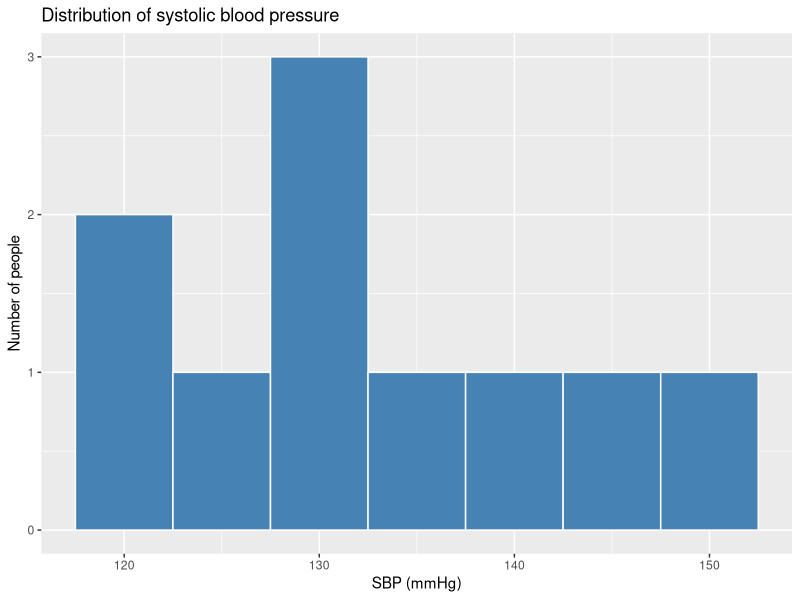
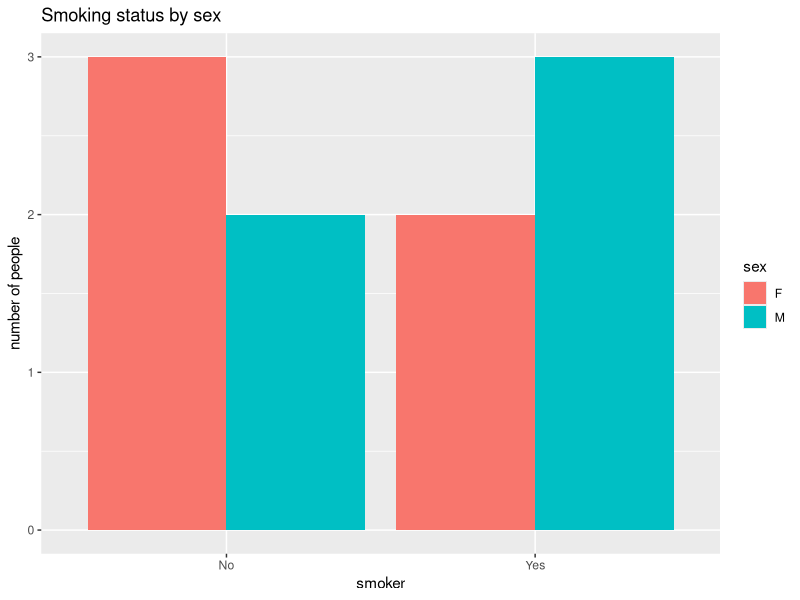
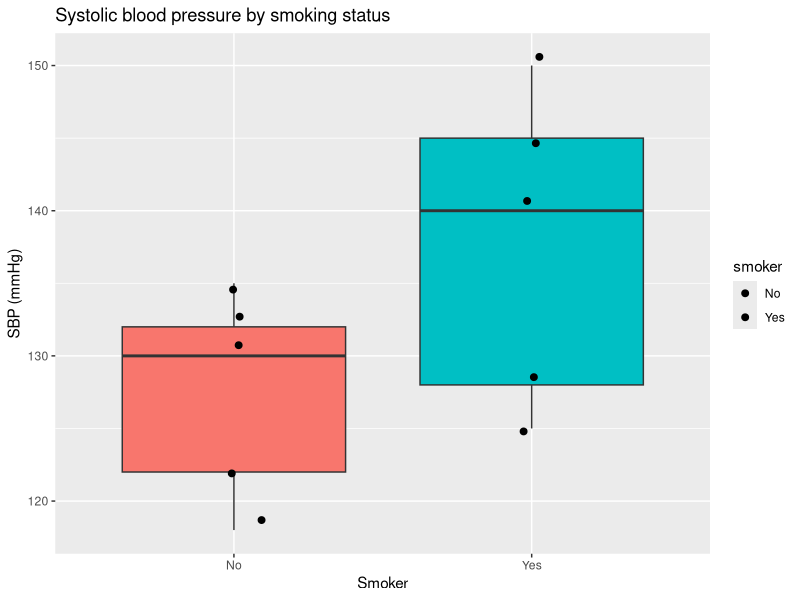
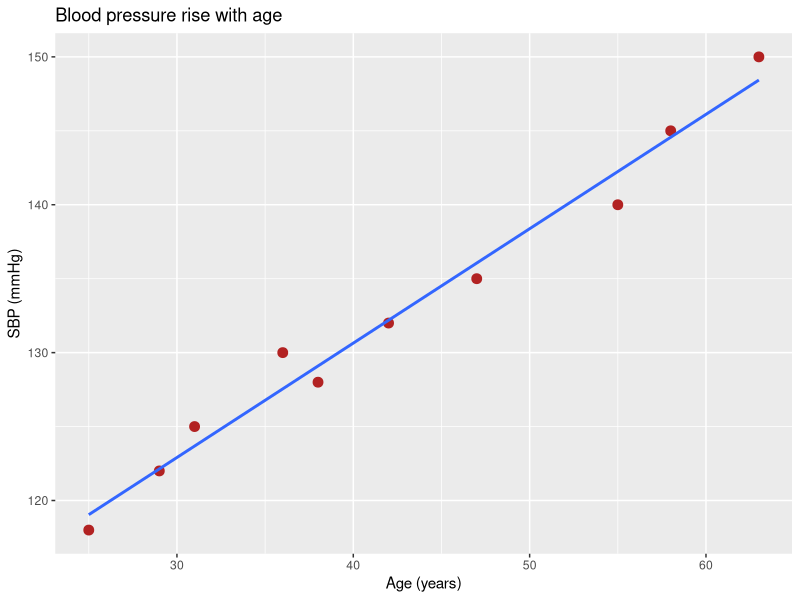
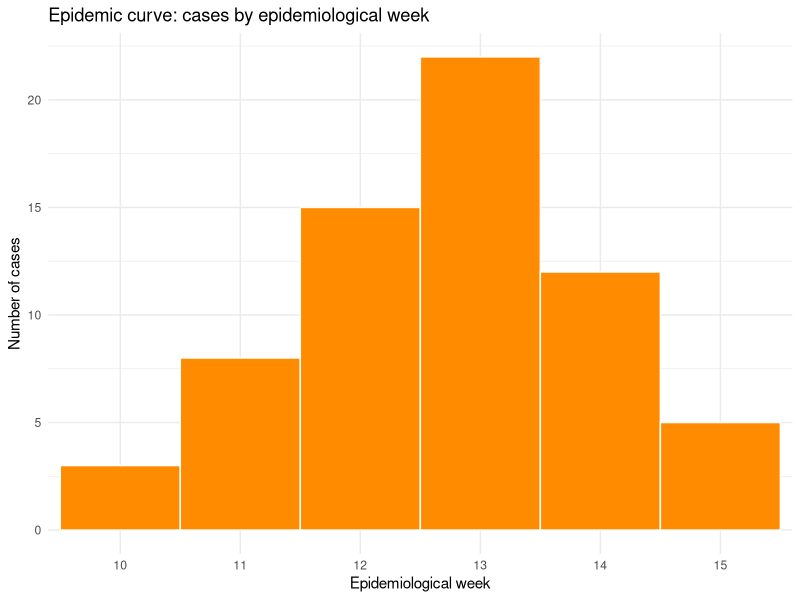
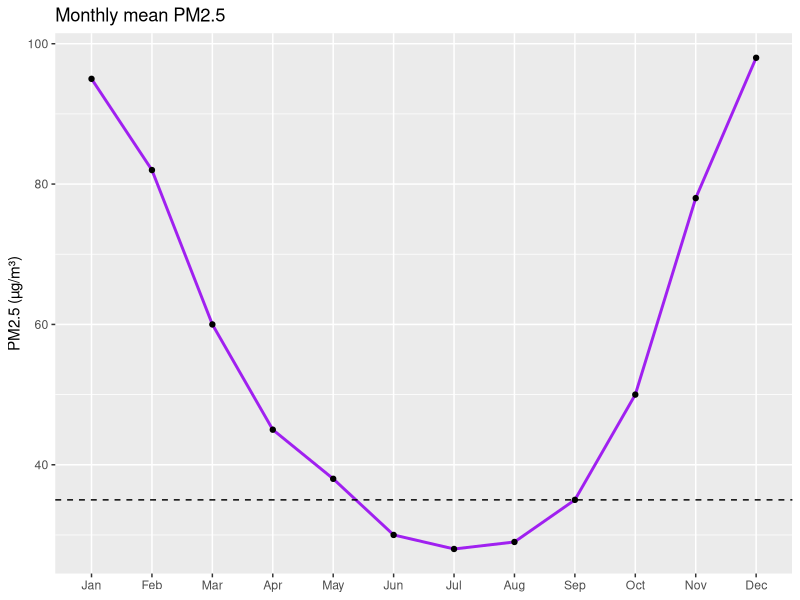
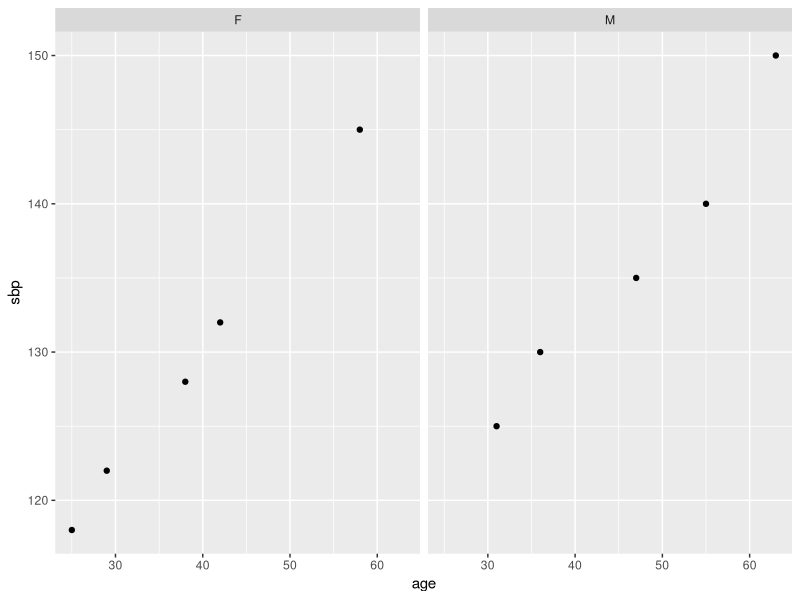
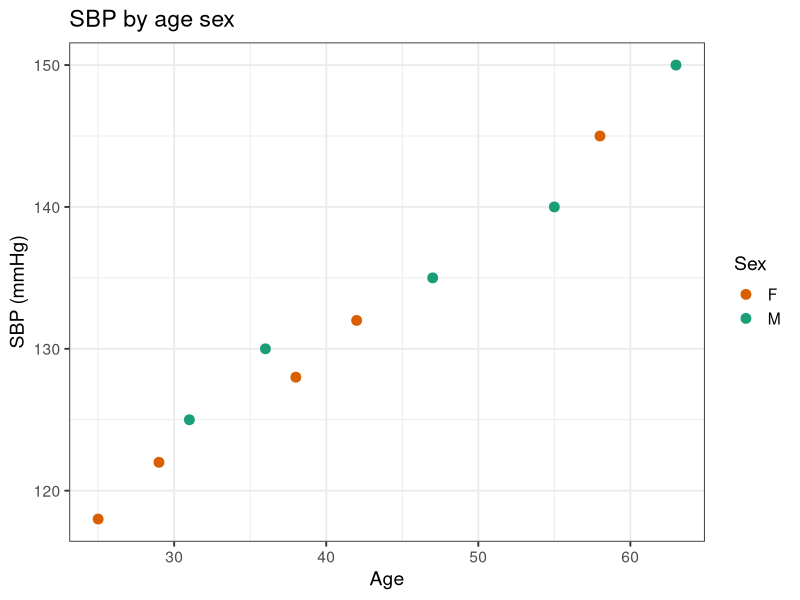

Generate these figures, in order, with R:
# install packages if not yet done
# install.packages("tidyverse")
library(tidyverse)

# 8.1 define practice dataset
bp <- tibble(
  id     = 1:10,
  age    = c(25, 31, 42, 55, 38, 63, 29, 47, 58, 36),
  sex    = c("F", "M", "F", "M", "F", "M", "F", "M", "F", "M"),
  smoker = c("No", "Yes", "No", "Yes", "Yes", "Yes", "No", "No", "Yes", "No"),
  sbp    = c(118, 125, 132, 140, 128, 150, 122, 135, 145, 130)
)
bp

# 8.2 histogram 
ggplot(bp, aes(x = sbp)) +
  geom_histogram(
    binwidth = 5, 
    fill = "steelblue", 
    color = "white"
    ) + 
  labs(title = "Distribution of systolic blood pressure", 
       x = "SBP (mmHg)", 
       y = "Number of people"
       )

# 8.3 bar chart 
ggplot(bp, aes(x = smoker, fill = sex)) + 
  geom_bar(
    position = "dodge",
    ) +
  labs(
    title = "Smoking status by sex", 
    x = "smoker", 
    y = "number of people"
    )

# 8.4 box plot
ggplot(bp, aes(x = smoker, y = sbp, fill = smoker)) +
  geom_boxplot(
    show.legend = FALSE
  ) + 
  geom_jitter(
    width = 0.1, size = 2
  ) +
  labs(
    x = "Smoker",
    y = "SBP (mmHg)",
    title = "Systolic blood pressure by smoking status"
  )

# 8.5 Scatter plot 
ggplot(
  bp, 
  aes(x=age, y=sbp)
  ) + 
  geom_point(
    size = 3, 
    colour = "firebrick",
  ) + 
  geom_smooth(
    method = "lm",
    se = FALSE
  ) + 
  labs(
    title = "Blood pressure rise with age",
    x = "Age (years)",
    y = "SBP (mmHg)"
  )

# 8.6 epidemic curve
epi <- tibble(
  epiweek = 10:15,
  cases   = c(3, 8, 15, 22, 12, 5)
)
epi

sum(epi$cases)

ggplot(
  epi, aes(x=factor(epiweek), y=cases)
  ) + 
  geom_col(
    width = 1, 
    fill = "darkorange", 
    colour = "white"
  ) + 
  labs(
    title = "Epidemic curve: cases by epidemiological week",
    x = "Epidemiological week",
    y = "Number of cases"
  ) + 
  theme_minimal()

# 8.7 Line chart
monthly <- tibble(
  month   = factor(month.abb, levels = month.abb),
  pm2     = c(95, 82, 60, 45, 38, 30, 28, 29, 35, 50, 78, 98)
)

ggplot(monthly, aes(x = month, y = pm2, group = 1)) + 
  geom_line(linewidth = 1, colour = "purple") +
  geom_point() +
  geom_hline(yintercept = 35, linetype = "dashed") + 
  labs(
    title = "Monthly mean PM2.5",
    x= NULL,
    y= "PM2.5 (µg/m³)"
  )

# 8.8 panels with facet_wrap()
ggplot(bp, aes(x=age, y=sbp))+
  geom_point() + 
  facet_wrap(~sex)


# 8.9 Polishing and saving
p <- ggplot(bp, aes(age, sbp, colour=sex)) + 
  geom_point(size=3) + 
  scale_color_manual(values=c(F="#d95f02", M="#1b9e77")) +
  labs(title = "SBP by age sex", x="Age", y="SBP (mmHg)", color="Sex")+
  theme_bw(base_size = 14)
p

ggsave("outputs/sbp_age.png", p, width = 7, height = 5, dpi = 300)   


# ---------------------- Exercise 8 -------------------
# 1. Draw a histogram of age with binwidth = 10. 
ggplot(bp, aes(x=age))+
  geom_histogram(
    binwidth = 10,
    fill = "steelblue", 
    color = "white"
  ) + 
  labs(title = "Distribution of age", 
       x = "age", 
       y = "Number of people"
  )

# 2. Draw a boxplot of sbp by sex. 
ggplot(bp, aes(x = sex, y = sbp, fill = smoker)) +
  geom_boxplot(
    show.legend = TRUE
  ) + 
  geom_jitter(
    width = 0.1, size = 2
  ) +
  labs(
    x = "Sex",
    y = "SBP (mmHg)",
    title = "Systolic blood pressure by sex"
  )

# 3. Create weekly cases for 8 weeks of your own and draw an epi curve with a title. 
epi <- tibble(
  epiweek = 10:17,
  cases   = c(3, 8, 15, 22, 35, 30, 12, 5)
)
epi

sum(epi$cases)

ggplot(
  epi, aes(x=factor(epiweek), y=cases)
) + 
  geom_col(
    width = 1, 
    fill = "skyblue", 
    colour = "navy"
  ) + 
  labs(
    title = "Epidemic curve: cases by epidemiological week",
    x = "Epidemiological week",
    y = "Number of cases"
  ) + 
  theme_minimal()


# 4. Add geom_hline (yintercept = 140) to the scatter plot to show the hypertension cut-off
ggplot(
  bp, 
  aes(x=age, y=sbp)
) + 
  geom_point(
    size = 2.5, 
    colour = "red",
  ) + 
  geom_smooth(
    method = "lm",
    se = FALSE
  ) + 
  geom_hline(
    yintercept = 140, 
    linetype = "dashed"
    ) +
  labs(
    title = "Blood pressure rise with age",
    x = "Age (years)",
    y = "SBP (mmHg)"
  )
